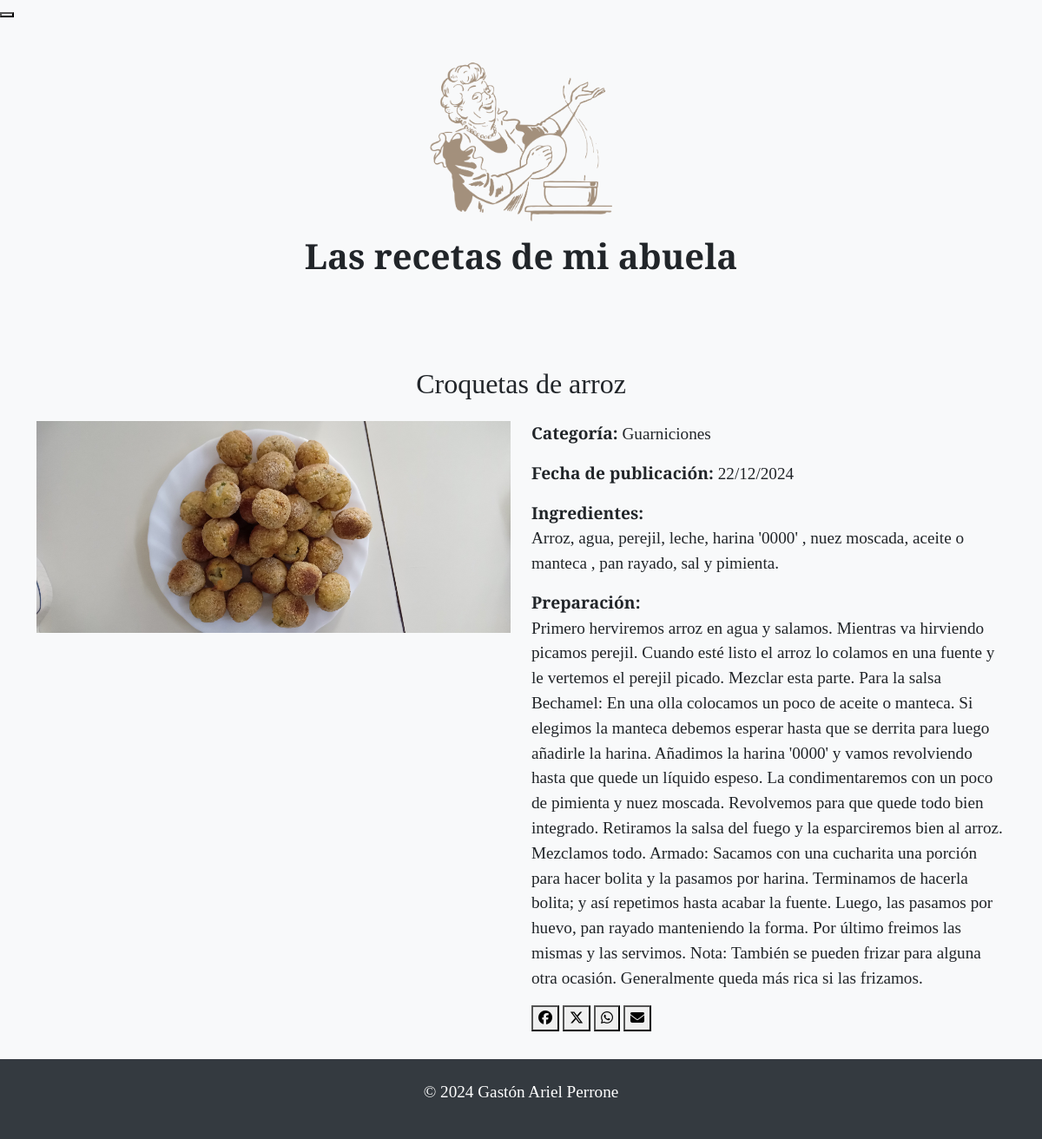
The app's page /ver_receta/4, older data.
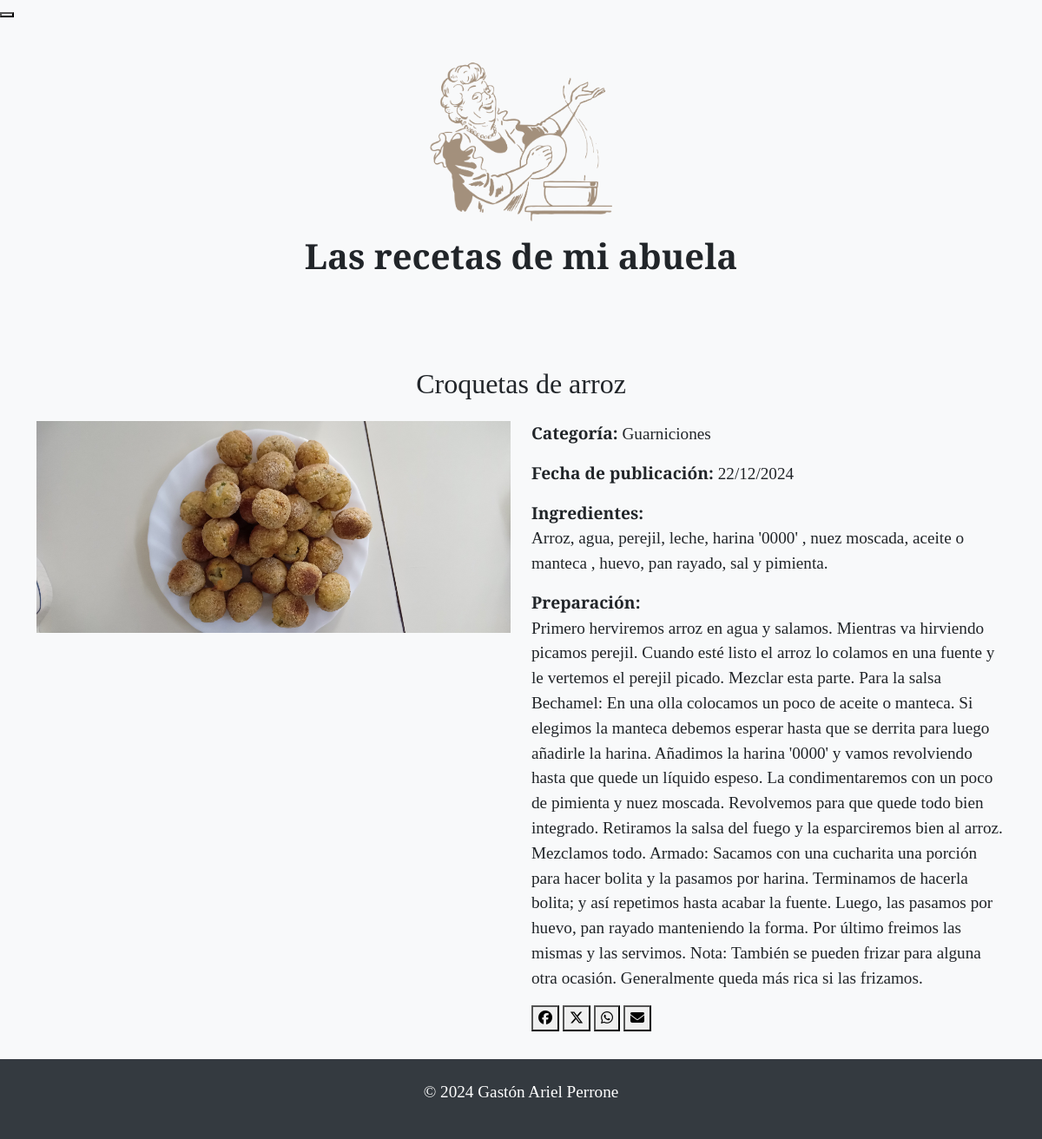
The same page, newer data.
### modelo_orm.py (models this page shows)
class BaseModel(Model):
    class Meta:
        database = db

class Receta(BaseModel):
    id_receta = AutoField(primary_key=True)
    nombre_receta = CharField()
    imagen_receta = CharField()  # Ruta de la imagen
    ingredientes = CharField()
    preparacion = CharField()
    fecha_publicacion = DateField(default=date.today)  # Fecha automática
    categoria = ForeignKeyField(Categoria, backref='recetas')

class Categoria(BaseModel):
    nombre_categoria = CharField(unique=True)

### modelo_orm.py (the view)
@app.route('/ver_receta/<int:id_receta>', methods=['GET'])
def ver_receta(id_receta):
    try:
        receta = Receta.get_or_none(Receta.id_receta == id_receta)
        if not receta:
            return "Receta no encontrada", 404
        return render_template('ver_receta.html', receta=receta)
    except Exception as e:
        return f"Error al cargar la receta: {str(e)}", 500

### templates/ver_receta.html (shortened to what this page needs)
<!DOCTYPE html>
<html lang="es">
<head>
  <link href="https://cdn.jsdelivr.net/npm/bootstrap@5.0.0-beta3/dist/css/bootstrap.min.css" rel="stylesheet" />
  <link href="../static/styles.css" rel="stylesheet" type="text/css" />
</head>
<body>
  <button onclick="window.location.href='/consultar_recetas';"> </button>
  <header class="text-center py-5">
    <img alt="Logo de Las recetas de mi abuela" aria-label="Logo de Las recetas de mi abuela" src="../static/abuela_cocina.png" width="210" />
    <h1 class="mt-3">Las recetas de mi abuela</h1>
  </header>
  <main class="container mt-5">
    <h2 class="text-center">{{ receta.nombre_receta }}</h2>
    <div class="row mt-4">
      <div class="col-md-6">
        <img src="{{ url_for('static', filename='uploads/' + receta.imagen_receta) }}" alt="{{ receta.nombre_receta }}" class="img-fluid">
      </div>
      <div class="col-md-6">
        <p><strong>Categoría:</strong> {{ receta.categoria.nombre_categoria }}</p>
        <p><strong>Fecha de publicación:</strong> {{ receta.fecha_publicacion.strftime('%d/%m/%Y') }}</p>
        <p><strong>Ingredientes:</strong><br>{{ receta.ingredientes }}</p>
        <p><strong>Preparación:</strong><br>{{ receta.preparacion }}</p>
      <button onclick="shareOnFacebook()"><i class="fa-brands fa-facebook"></i></button>
     <button onclick="shareOnTwitter()"><i class="fa-brands fa-x-twitter"></i></button>
     <button onclick="shareOnWhatsApp()"><i class="fa-brands fa-whatsapp"></i></button>
     <button onclick="shareByEmail()"><i class="fa-solid fa-envelope"></i></button>
      </div>
    </div>
  </main>
  <footer class="text-center py-4">
    <p>&copy; 2024 Gastón Ariel Perrone</p>
  </footer>
</body>
</html>

### static/styles.css (style rules this page uses)
body { font-family: 'Playfair Display', serif; background-color: #f8f9fa; }
h1 { font-size: 2.5rem; font-weight: 700; }
h1, h2, h3, h4, h5, h6, li, button { font-family: 'Playfair Display', serif; }
p { font-size: 1.2rem; }
footer { background-color: #343a40; color: #ffffff; text-align: center; padding: 1rem; margin-top: 2rem; display: flex; justify-content: center; }
p { font-size: 1.2rem; margin-bottom: 1rem; }
img { max-width: 100%; height: auto; }

Row changes from the older to the newer data that the page shows:
changed Receta "Croquetas de arroz": ingredientes "Arroz, agua, perejil, leche, harina '0000' , nuez moscada, aceite o manteca , pan rayado, sal y pimienta." → "Arroz, agua, perejil, leche, harina '0000' , nuez moscada, aceite o manteca , huevo, pan rayado, sal y pimienta."
